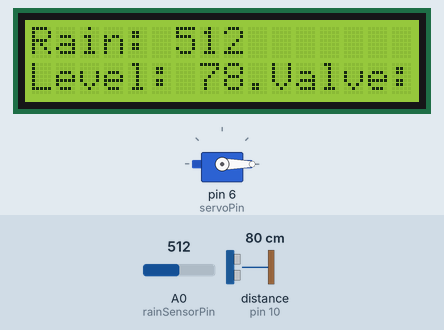
A sketch run on a simulated Arduino Uno, built with avr-gcc and run on an emulated ATmega328P. On the bench: servo, 16×2 character LCD. Wiring (inferred from the names in the program): ultrasonic range finder: trigger pin 9; echo pin 10. The test bench sets the inputs (shaded band); at power-on: distance to the obstacle (sensor on pin 10) 80 cm, A0 (rainSensorPin) = 512. The echo pulse lasts 58.3 µs per cm; what the sketch prints to the serial monitor is not drawn.

Above: at 3.2 s.
3.3 s: distance to the obstacle (sensor on pin 10) set to 23 cm
At 4.9 s:
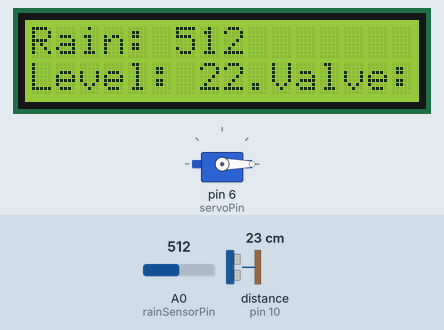
5.6 s: distance to the obstacle (sensor on pin 10) set to 18 cm
At 7.1 s:
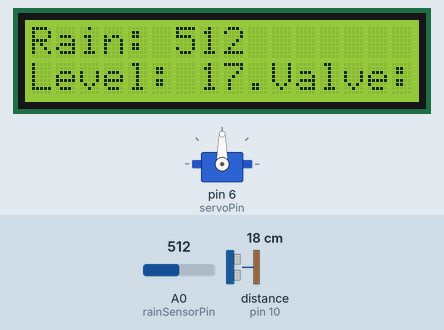
7.6 s: A0 (rainSensorPin) set to 483
At 9.2 s:
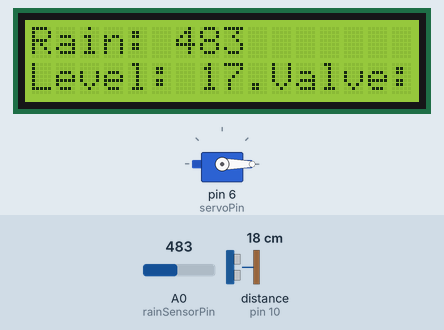
9.6 s: A0 (rainSensorPin) set to 510
At 11.3 s:
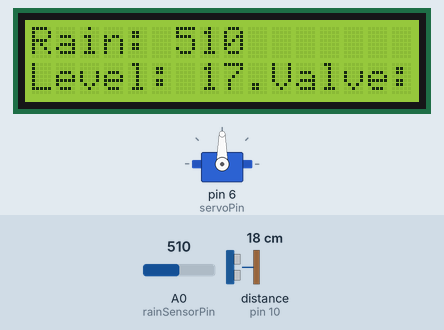
11.6 s: distance to the obstacle (sensor on pin 10) set to 2 cm
At 13.5 s:
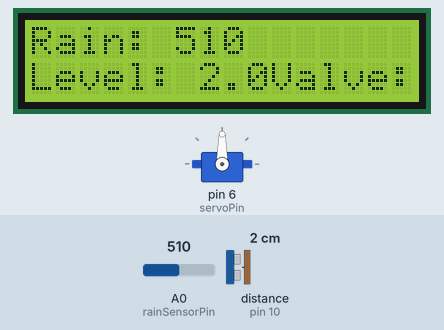
15.6 s: A0 (rainSensorPin) set to 306
At 19.4 s:
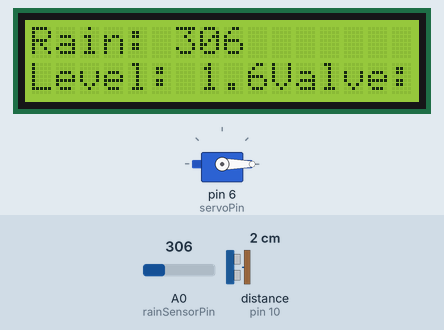
Timing chart, 0 to 19.7 s (numbered marks = the images above; inputs shaded):
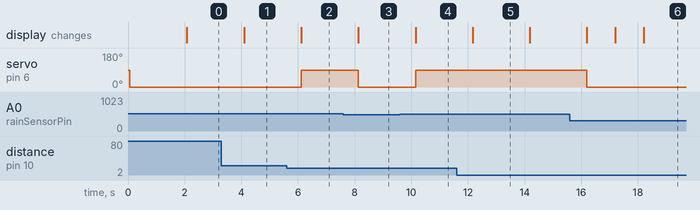

The sketch:

Rainwater.ino
```cpp
#include <LiquidCrystal.h>
#include <Servo.h>

// Initialize the LCD library with the numbers of the interface pins
LiquidCrystal lcd(12, 11, 5, 4, 3, 2);
Servo valveServo;

// Define pins
const int rainSensorPin = A0;
const int trigPin = 9;
const int echoPin = 10;
const int servoPin = 6;

// Thresholds and other constants
const int rainThreshold = 500;
const int distanceThreshold = 20; // in cm

void setup() {
  pinMode(rainSensorPin, INPUT);
  pinMode(trigPin, OUTPUT);
  pinMode(echoPin, INPUT);

  valveServo.attach(servoPin);
  lcd.begin(16, 2);
  valveServo.write(0); // start with valve closed
  Serial.begin(9600);

  lcd.print("Rain Harvesting");
  lcd.setCursor(0, 1);
  lcd.print("System");
  delay(2000);
  lcd.clear();
}

void loop() {
  int rainValue = analogRead(rainSensorPin);
  float distance = measureDistance();

  // Display sensor values
  lcd.setCursor(0, 0);
  lcd.print("Rain: ");
  lcd.print(rainValue);

  lcd.setCursor(0, 1);
  lcd.print("Level: ");
  lcd.print(distance);
  lcd.print(" cm   "); // overwrite old chars

  // Control valve based on conditions
  if (rainValue > rainThreshold && distance < distanceThreshold) {
    valveServo.write(90); // open valve
    lcd.setCursor(10, 1);
    lcd.print("Valve: OPEN ");
  } else {
    valveServo.write(0); // close valve
    lcd.setCursor(10, 1);
    lcd.print("Valve: CLOSE");
  }

  // Debugging output
  Serial.print("Rain Value: ");
  Serial.print(rainValue);
  Serial.print(" | Distance: ");
  Serial.print(distance);
  Serial.println(" cm");

  delay(1000);
}

// Function to measure distance using ultrasonic sensor
float measureDistance() {
  digitalWrite(trigPin, LOW);
  delayMicroseconds(2);

  digitalWrite(trigPin, HIGH);
  delayMicroseconds(10);
  digitalWrite(trigPin, LOW);

  long duration = pulseIn(echoPin, HIGH);
  return duration * 0.034 / 2; // convert to cm
}
```

Measured:
- the behaviour switches between 21 and 20 cm on distance to the obstacle (sensor on pin 10) (found by bisection; images 1 and 2)
- the behaviour switches between 501 and 500 on A0 (rainSensorPin) (found by bisection; images 2 and 3)
- after the input at 3.3 s, the display: changes after 0.80 s (image 1)
- after the input at 5.6 s, servo on pin 6 (servoPin): 0° → 90° after 0.52 s; the display: changes after 0.52 s (image 2)
- after the input at 7.6 s, servo on pin 6 (servoPin): 90° → 0° after 0.53 s; the display: changes after 0.53 s (image 3)
- after the input at 9.6 s, servo on pin 6 (servoPin): 0° → 90° after 0.55 s; the display: changes after 0.55 s (image 4)
- after the input at 11.6 s, the display: changes after 0.57 s (image 5)
- after the input at 15.6 s, servo on pin 6 (servoPin): 90° → 0° after 0.60 s; the display: changes after 0.60 s (image 6)
